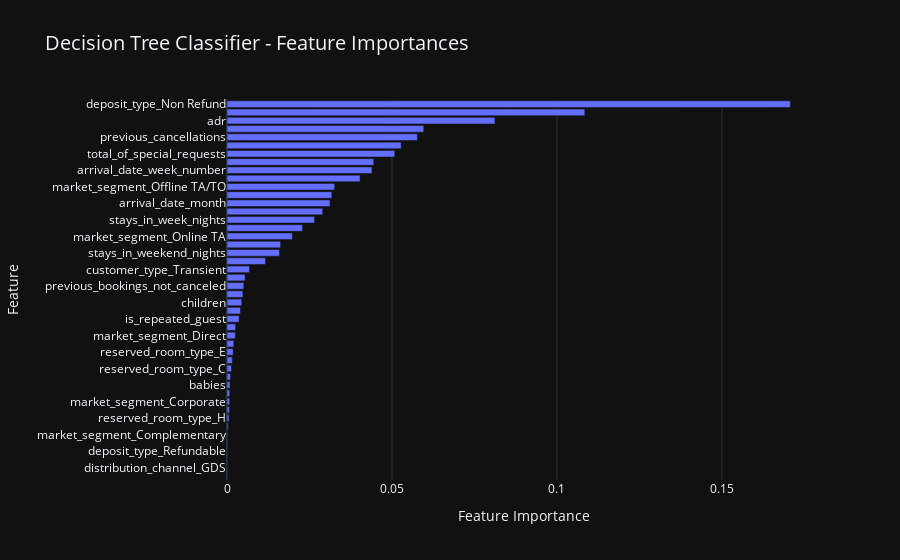
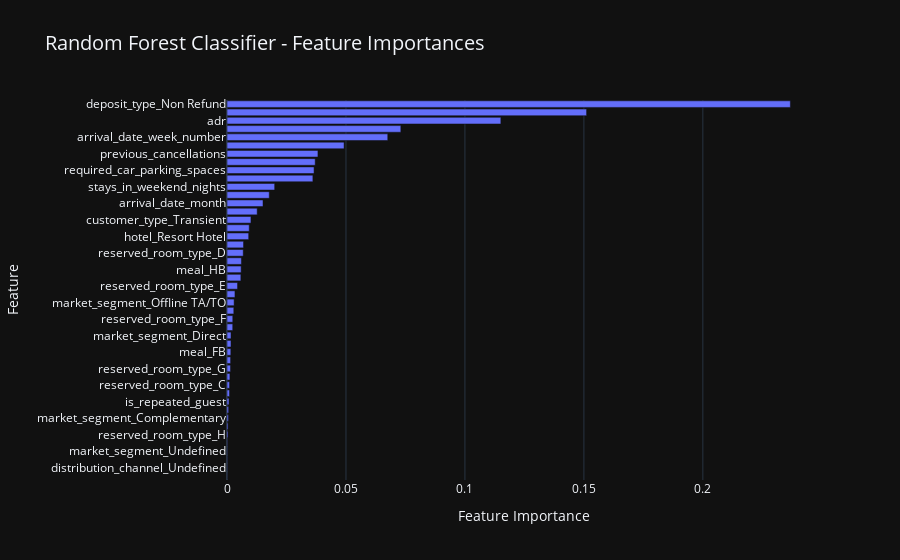
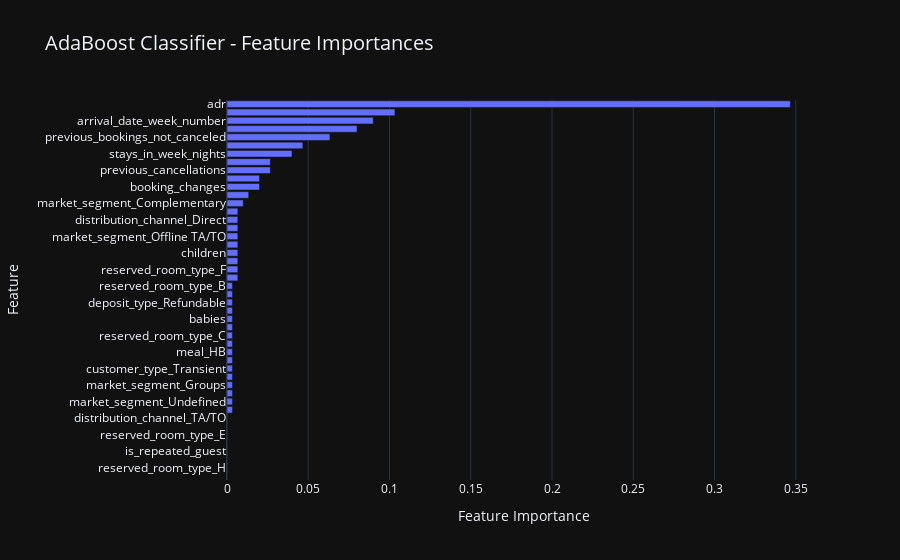
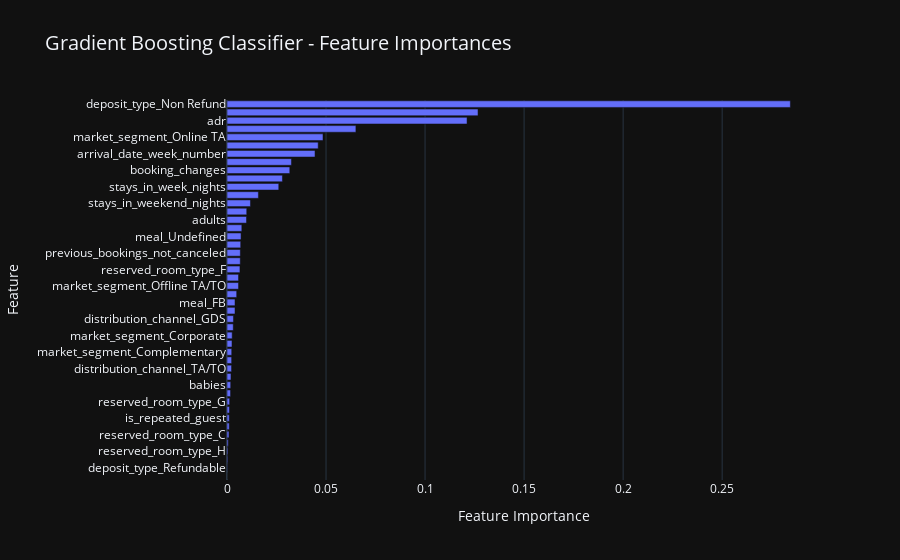

Notebook cell for these charts, in order:
### Markdown cell above
### <div id = '5' style = "font-size : 40px; color : #f9858b ; font-family : 'Calibri'; text-align : center; background-color : #bdfff6; border-radius: 5px 5px;"><strong>Feature Importance</strong></div>

### Code cell
# Loop through the models in the dictionary
for model_name, model in best_models.items():
    # Check if the model has the `feature_importances_` attribute
    if hasattr(model, "feature_importances_"):
        # Compute feature importances
        feature_importances = model.feature_importances_
        
        # Sort the feature importances in descending order and get the indices
        sorted_indices = np.argsort(feature_importances)[::-1]
        
        # Create a sorted DataFrame for Plotly
        feature_data = {
            'Feature': np.array(X.columns)[sorted_indices],
            'Importance': feature_importances[sorted_indices]
        }
        
        # Generate the bar plot
        fig = px.bar(
            feature_data,
            x='Importance',
            y='Feature',
            orientation='h',
            title=f'{model_name} - Feature Importances',
            labels={'Importance': 'Feature Importance'},
            template='plotly_dark'  # Use the dark theme
        )
        fig.update_layout(
            yaxis=dict(autorange="reversed"),  # Reverse y-axis for descending order
            title_font=dict(size=20),  # Customize the title font size
        )
        fig.show()
    else:
        print(f"{model_name} does not support feature importances.")

### Figure 1 — Plotly figure (JSON) as saved in the notebook; plotly's stock layout.template omitted (floating-point values rounded to 4 significant figures)
{"data": [{"alignmentgroup": "True", "hovertemplate": "Feature Importance=%{x}<br>Feature=%{y}<extra></extra>", "legendgroup": "", "marker": {"color": "#636efa", "pattern": {"shape": ""}}, "name": "", "offsetgroup": "", "orientation": "h", "showlegend": false, "textposition": "auto", "type": "bar", "x": [0.1707, 0.1084, 0.0812, 0.05964, 0.0577, 0.05279, 0.05085, 0.04448, 0.04394, 0.04035, 0.03264, 0.03177, 0.03121, 0.02902, 0.02654, 0.02291, 0.01982, 0.01623, 0.0159, 0.01166, 0.006822, 0.005484, 0.005093, 0.004835, 0.004468, 0.004101, 0.003667, 0.002608, 0.00252, 0.002071, 0.001855, 0.001598, 0.001375, 0.001101, 0.000921, 0.0008153, 0.0008055, 0.0007251, 0.0006192, 0.0003511, 0.0001757, 0.0001339, 2.855e-05, 0, 0, 0], "xaxis": "x", "y": ["deposit_type_Non Refund", "lead_time", "adr", "customer_type_Transient-Party", "previous_cancellations", "distribution_channel_TA/TO", "total_of_special_requests", "required_car_parking_spaces", "arrival_date_week_number", "booking_changes", "market_segment_Offline TA/TO", "market_segment_Groups", "arrival_date_month", "arrival_date_day_of_month", "stays_in_week_nights", "hotel_Resort Hotel", "market_segment_Online TA", "adults", "stays_in_weekend_nights", "days_in_waiting_list", "customer_type_Transient", "meal_HB", "previous_bookings_not_canceled", "reserved_room_type_D", "children", "meal_FB", "is_repeated_guest", "meal_SC", "market_segment_Direct", "meal_Undefined", "reserved_room_type_E", "reserved_room_type_F", "reserved_room_type_C", "reserved_room_type_G", "babies", "distribution_channel_Direct", "market_segment_Corporate", "reserved_room_type_B", "reserved_room_type_H", "market_segment_Undefined", "market_segment_Complementary", "customer_type_Group", "deposit_type_Refundable", "reserved_room_type_L", "distribution_channel_GDS", "distribution_channel_Undefined"], "yaxis": "y"}], "layout": {"barmode": "relative", "legend": {"tracegroupgap": 0}, "title": {"font": {"size": 20}, "text": "Decision Tree Classifier - Feature Importances"}, "xaxis": {"anchor": "y", "domain": [0, 1], "title": {"text": "Feature Importance"}}, "yaxis": {"anchor": "x", "autorange": "reversed", "domain": [0, 1], "title": {"text": "Feature"}}}}

### Figure 2 — Plotly figure (JSON) as saved in the notebook; plotly's stock layout.template omitted (floating-point values rounded to 4 significant figures)
{"data": [{"alignmentgroup": "True", "hovertemplate": "Feature Importance=%{x}<br>Feature=%{y}<extra></extra>", "legendgroup": "", "marker": {"color": "#636efa", "pattern": {"shape": ""}}, "name": "", "offsetgroup": "", "orientation": "h", "showlegend": false, "textposition": "auto", "type": "bar", "x": [0.2368, 0.1511, 0.1151, 0.07306, 0.06757, 0.04921, 0.03822, 0.03707, 0.03659, 0.0361, 0.02004, 0.01777, 0.01513, 0.01269, 0.01007, 0.009341, 0.009114, 0.006947, 0.006827, 0.006065, 0.005948, 0.005823, 0.004428, 0.003346, 0.002991, 0.002858, 0.002429, 0.002407, 0.001692, 0.001672, 0.001605, 0.001515, 0.001474, 0.001226, 0.001077, 0.001056, 0.0008292, 0.0006766, 0.0005804, 0.0004416, 0.0004246, 0.0002135, 0.0001456, 0.0001381, 0.0001153, 8.013e-05], "xaxis": "x", "y": ["deposit_type_Non Refund", "lead_time", "adr", "arrival_date_day_of_month", "arrival_date_week_number", "total_of_special_requests", "previous_cancellations", "stays_in_week_nights", "required_car_parking_spaces", "market_segment_Online TA", "stays_in_weekend_nights", "booking_changes", "arrival_date_month", "adults", "customer_type_Transient", "customer_type_Transient-Party", "hotel_Resort Hotel", "previous_bookings_not_canceled", "reserved_room_type_D", "meal_SC", "meal_HB", "children", "reserved_room_type_E", "distribution_channel_TA/TO", "market_segment_Offline TA/TO", "days_in_waiting_list", "reserved_room_type_F", "market_segment_Groups", "market_segment_Direct", "distribution_channel_Direct", "meal_FB", "market_segment_Corporate", "reserved_room_type_G", "reserved_room_type_B", "reserved_room_type_C", "meal_Undefined", "is_repeated_guest", "babies", "market_segment_Complementary", "distribution_channel_GDS", "reserved_room_type_H", "deposit_type_Refundable", "market_segment_Undefined", "reserved_room_type_L", "distribution_channel_Undefined", "customer_type_Group"], "yaxis": "y"}], "layout": {"barmode": "relative", "legend": {"tracegroupgap": 0}, "title": {"font": {"size": 20}, "text": "Random Forest Classifier - Feature Importances"}, "xaxis": {"anchor": "y", "domain": [0, 1], "title": {"text": "Feature Importance"}}, "yaxis": {"anchor": "x", "autorange": "reversed", "domain": [0, 1], "title": {"text": "Feature"}}}}

### Figure 3 — Plotly figure (JSON) as saved in the notebook; plotly's stock layout.template omitted (floating-point values rounded to 4 significant figures)
{"data": [{"alignmentgroup": "True", "hovertemplate": "Feature Importance=%{x}<br>Feature=%{y}<extra></extra>", "legendgroup": "", "marker": {"color": "#636efa", "pattern": {"shape": ""}}, "name": "", "offsetgroup": "", "orientation": "h", "showlegend": false, "textposition": "auto", "type": "bar", "x": [0.3467, 0.1033, 0.09, 0.08, 0.06333, 0.04667, 0.04, 0.02667, 0.02667, 0.02, 0.02, 0.01333, 0.01, 0.006667, 0.006667, 0.006667, 0.006667, 0.006667, 0.006667, 0.006667, 0.006667, 0.006667, 0.003333, 0.003333, 0.003333, 0.003333, 0.003333, 0.003333, 0.003333, 0.003333, 0.003333, 0.003333, 0.003333, 0.003333, 0.003333, 0.003333, 0.003333, 0.003333, 0, 0, 0, 0, 0, 0, 0, 0], "xaxis": "x", "y": ["adr", "lead_time", "arrival_date_week_number", "days_in_waiting_list", "previous_bookings_not_canceled", "arrival_date_day_of_month", "stays_in_week_nights", "total_of_special_requests", "previous_cancellations", "arrival_date_month", "booking_changes", "stays_in_weekend_nights", "market_segment_Complementary", "customer_type_Group", "distribution_channel_Direct", "deposit_type_Non Refund", "market_segment_Offline TA/TO", "adults", "children", "meal_Undefined", "reserved_room_type_F", "hotel_Resort Hotel", "reserved_room_type_B", "required_car_parking_spaces", "deposit_type_Refundable", "reserved_room_type_L", "babies", "reserved_room_type_D", "reserved_room_type_C", "customer_type_Transient-Party", "meal_HB", "meal_SC", "customer_type_Transient", "market_segment_Corporate", "market_segment_Groups", "market_segment_Online TA", "market_segment_Undefined", "distribution_channel_GDS", "distribution_channel_TA/TO", "meal_FB", "reserved_room_type_E", "reserved_room_type_G", "is_repeated_guest", "market_segment_Direct", "reserved_room_type_H", "distribution_channel_Undefined"], "yaxis": "y"}], "layout": {"barmode": "relative", "legend": {"tracegroupgap": 0}, "title": {"font": {"size": 20}, "text": "AdaBoost Classifier - Feature Importances"}, "xaxis": {"anchor": "y", "domain": [0, 1], "title": {"text": "Feature Importance"}}, "yaxis": {"anchor": "x", "autorange": "reversed", "domain": [0, 1], "title": {"text": "Feature"}}}}

### Figure 4 — Plotly figure (JSON) as saved in the notebook; plotly's stock layout.template omitted (floating-point values rounded to 4 significant figures)
{"data": [{"alignmentgroup": "True", "hovertemplate": "Feature Importance=%{x}<br>Feature=%{y}<extra></extra>", "legendgroup": "", "marker": {"color": "#636efa", "pattern": {"shape": ""}}, "name": "", "offsetgroup": "", "orientation": "h", "showlegend": false, "textposition": "auto", "type": "bar", "x": [0.2844, 0.1267, 0.1212, 0.06508, 0.04846, 0.04605, 0.04445, 0.03254, 0.0317, 0.02799, 0.02614, 0.01586, 0.01185, 0.009964, 0.009845, 0.007487, 0.007092, 0.006918, 0.006732, 0.006694, 0.006534, 0.005819, 0.005817, 0.004891, 0.004046, 0.00404, 0.003261, 0.003154, 0.002618, 0.002513, 0.002384, 0.002349, 0.002302, 0.002006, 0.001865, 0.001795, 0.001338, 0.001233, 0.001145, 0.001121, 0.0009857, 0.0006222, 0.000444, 0.0003565, 0.0001396, 0], "xaxis": "x", "y": ["deposit_type_Non Refund", "lead_time", "adr", "total_of_special_requests", "market_segment_Online TA", "previous_cancellations", "arrival_date_week_number", "arrival_date_day_of_month", "booking_changes", "required_car_parking_spaces", "stays_in_week_nights", "customer_type_Transient", "stays_in_weekend_nights", "arrival_date_month", "adults", "days_in_waiting_list", "meal_Undefined", "children", "previous_bookings_not_canceled", "hotel_Resort Hotel", "reserved_room_type_F", "meal_SC", "market_segment_Offline TA/TO", "market_segment_Direct", "meal_FB", "customer_type_Transient-Party", "distribution_channel_GDS", "reserved_room_type_D", "market_segment_Corporate", "reserved_room_type_B", "market_segment_Complementary", "meal_HB", "distribution_channel_TA/TO", "distribution_channel_Direct", "babies", "market_segment_Groups", "reserved_room_type_G", "distribution_channel_Undefined", "is_repeated_guest", "reserved_room_type_E", "reserved_room_type_C", "customer_type_Group", "reserved_room_type_H", "market_segment_Undefined", "deposit_type_Refundable", "reserved_room_type_L"], "yaxis": "y"}], "layout": {"barmode": "relative", "legend": {"tracegroupgap": 0}, "title": {"font": {"size": 20}, "text": "Gradient Boosting Classifier - Feature Importances"}, "xaxis": {"anchor": "y", "domain": [0, 1], "title": {"text": "Feature Importance"}}, "yaxis": {"anchor": "x", "autorange": "reversed", "domain": [0, 1], "title": {"text": "Feature"}}}}
